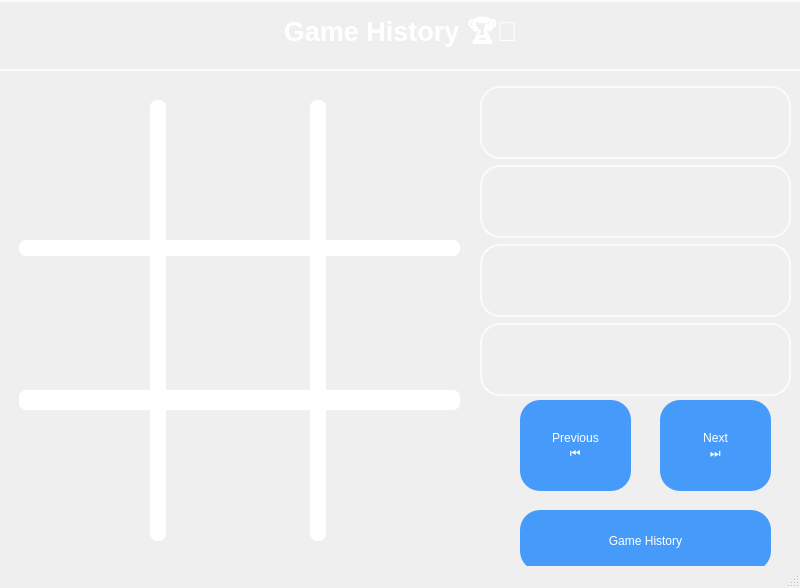
<?xml version="1.0" encoding="UTF-8"?>
<ui version="4.0">
 <class>Gamereplay</class>
 <widget class="QMainWindow" name="Gamereplay">
  <property name="geometry">
   <rect>
    <x>0</x>
    <y>0</y>
    <width>800</width>
    <height>588</height>
   </rect>
  </property>
  <property name="windowTitle">
   <string>MainWindow</string>
  </property>
  <property name="styleSheet">
   <string notr="true">QMainWindow {
    background: qlineargradient(
        spread: pad,
        x1: 0, y1: 0,
        x2: 1, y2: 1,
        stop: 0 rgba(0, 34, 133, 180),
        stop: 1 rgba(255, 255, 255, 80)
    );
}
</string>
  </property>
  <widget class="QWidget" name="centralwidget">
   <widget class="QLabel" name="label">
    <property name="geometry">
     <rect>
      <x>-20</x>
      <y>0</y>
      <width>841</width>
      <height>71</height>
     </rect>
    </property>
    <property name="font">
     <font>
      <family>Segoe UI</family>
      <pointsize>20</pointsize>
      <italic>false</italic>
      <bold>true</bold>
     </font>
    </property>
    <property name="styleSheet">
     <string notr="true">QLabel {
    background-color: qlineargradient(
        x1: 0, y1: 0,
        x2: 1, y2: 1,
        stop: 0 rgba(30, 60, 114, 150),   /* Dark Blue with transparency */
        stop: 1 rgba(42, 82, 152, 150)    /* Medium Blue with transparency */
    );
    color: white;
    font: bold 20pt &quot;Segoe UI&quot;;
    padding: 14px;
    border-radius: 20px;
    border: 2px solid rgba(255, 255, 255, 180); /* Semi-transparent white border */
    qproperty-alignment: AlignCenter;
}

QLabel:hover {
    background-color: qlineargradient(
        x1: 1, y1: 0,
        x2: 0, y2: 1,
        stop: 0 rgba(58, 28, 113, 180),   /* Dark purple */
        stop: 1 rgba(215, 109, 119, 180)  /* Pink with transparency */
    );
    color: #FFEB3B;
    border: 2px solid #FFEB3B;
}
</string>
    </property>
    <property name="text">
     <string>Game History 🏆📖</string>
    </property>
    <property name="alignment">
     <set>Qt::AlignmentFlag::AlignCenter</set>
    </property>
   </widget>
   <widget class="QPushButton" name="c_9">
    <property name="geometry">
     <rect>
      <x>319</x>
      <y>400</y>
      <width>141</width>
      <height>141</height>
     </rect>
    </property>
    <property name="styleSheet">
     <string notr="true">QPushButton {
    background-color: transparent;
    border: none;
}

QPushButton:hover {
    background: qlineargradient(spread:pad, x1:0, y1:0, x2:1, y2:1, stop:0 rgba(0, 0, 255, 255), stop:1 rgba(255, 255, 255, 255));
    border: none;
}</string>
    </property>
    <property name="text">
     <string/>
    </property>
    <property name="icon">
     <iconset>
      <normaloff>../Downloads/Adobe Express - file.png</normaloff>../Downloads/Adobe Express - file.png</iconset>
    </property>
    <property name="iconSize">
     <size>
      <width>150</width>
      <height>125</height>
     </size>
    </property>
   </widget>
   <widget class="QPushButton" name="c_5">
    <property name="geometry">
     <rect>
      <x>159</x>
      <y>250</y>
      <width>161</width>
      <height>151</height>
     </rect>
    </property>
    <property name="styleSheet">
     <string notr="true">QPushButton {
    background-color: transparent;
    border: none;
}

QPushButton:hover {
    background: qlineargradient(spread:pad, x1:0, y1:0, x2:1, y2:1, stop:0 rgba(0, 0, 255, 255), stop:1 rgba(255, 255, 255, 255));
    border: none;
}</string>
    </property>
    <property name="text">
     <string/>
    </property>
    <property name="icon">
     <iconset>
      <normaloff>../Downloads/Adobe Express - file.png</normaloff>../Downloads/Adobe Express - file.png</iconset>
    </property>
    <property name="iconSize">
     <size>
      <width>150</width>
      <height>120</height>
     </size>
    </property>
   </widget>
   <widget class="QLabel" name="upper">
    <property name="geometry">
     <rect>
      <x>19</x>
      <y>240</y>
      <width>441</width>
      <height>16</height>
     </rect>
    </property>
    <property name="font">
     <font>
      <fontweight>Thin</fontweight>
     </font>
    </property>
    <property name="styleSheet">
     <string notr="true">QLabel {
    background-color: rgba(255, 255, 255, 1); /* Neon white with 30% opacity */
    border: none;
    min-width: 0px;
    min-height: 0px;
    border-radius: 7px;
    box-shadow: 0 0 4px rgba(255, 255, 255, 1); /* Lighter neon glow */
}</string>
    </property>
    <property name="text">
     <string/>
    </property>
   </widget>
   <widget class="QLabel" name="Lower">
    <property name="geometry">
     <rect>
      <x>19</x>
      <y>390</y>
      <width>441</width>
      <height>20</height>
     </rect>
    </property>
    <property name="styleSheet">
     <string notr="true">QLabel {
    background-color: rgba(255, 255, 255, 1); /* Neon white with 30% opacity */
    border: none;
    min-width: 0px;
    min-height: 0px;
    border-radius: 7px;
    box-shadow: 0 0 4px rgba(255, 255, 255, 1); /* Lighter neon glow */
}</string>
    </property>
    <property name="text">
     <string/>
    </property>
   </widget>
   <widget class="QPushButton" name="c_3">
    <property name="geometry">
     <rect>
      <x>319</x>
      <y>100</y>
      <width>141</width>
      <height>151</height>
     </rect>
    </property>
    <property name="styleSheet">
     <string notr="true">QPushButton {
    background-color: transparent;
    border: none;
}

QPushButton:hover {
    background: qlineargradient(spread:pad, x1:0, y1:0, x2:1, y2:1, stop:0 rgba(0, 0, 255, 255), stop:1 rgba(255, 255, 255, 255));
    border: none;
}</string>
    </property>
    <property name="text">
     <string/>
    </property>
    <property name="icon">
     <iconset>
      <normaloff>../Downloads/Adobe Express - file.png</normaloff>../Downloads/Adobe Express - file.png</iconset>
    </property>
    <property name="iconSize">
     <size>
      <width>150</width>
      <height>125</height>
     </size>
    </property>
   </widget>
   <widget class="QPushButton" name="c_1">
    <property name="geometry">
     <rect>
      <x>19</x>
      <y>100</y>
      <width>141</width>
      <height>151</height>
     </rect>
    </property>
    <property name="font">
     <font>
      <pointsize>36</pointsize>
     </font>
    </property>
    <property name="styleSheet">
     <string notr="true">QPushButton {
    background-color: transparent;
    border: none;
}

QPushButton:hover {
    background: qlineargradient(spread:pad, x1:0, y1:0, x2:1, y2:1, stop:0 rgba(0, 0, 255, 255), stop:1 rgba(255, 255, 255, 255));
    border: none;
}</string>
    </property>
    <property name="text">
     <string/>
    </property>
    <property name="icon">
     <iconset>
      <normaloff>../Downloads/Adobe Express - file.png</normaloff>../Downloads/Adobe Express - file.png</iconset>
    </property>
    <property name="iconSize">
     <size>
      <width>150</width>
      <height>125</height>
     </size>
    </property>
   </widget>
   <widget class="QPushButton" name="c_2">
    <property name="geometry">
     <rect>
      <x>159</x>
      <y>100</y>
      <width>161</width>
      <height>151</height>
     </rect>
    </property>
    <property name="styleSheet">
     <string notr="true">QPushButton {
    background-color: transparent;
    border: none;
}

QPushButton:hover {
    background: qlineargradient(spread:pad, x1:0, y1:0, x2:1, y2:1, stop:0 rgba(0, 0, 255, 255), stop:1 rgba(255, 255, 255, 255));
    border: none;
}</string>
    </property>
    <property name="text">
     <string/>
    </property>
    <property name="icon">
     <iconset>
      <normaloff>../Downloads/Adobe Express - file (1).png</normaloff>../Downloads/Adobe Express - file (1).png</iconset>
    </property>
    <property name="iconSize">
     <size>
      <width>150</width>
      <height>120</height>
     </size>
    </property>
   </widget>
   <widget class="QPushButton" name="c_7">
    <property name="geometry">
     <rect>
      <x>19</x>
      <y>400</y>
      <width>141</width>
      <height>141</height>
     </rect>
    </property>
    <property name="styleSheet">
     <string notr="true">QPushButton {
    background-color: transparent;
    border: none;
}

QPushButton:hover {
    background: qlineargradient(spread:pad, x1:0, y1:0, x2:1, y2:1, stop:0 rgba(0, 0, 255, 255), stop:1 rgba(255, 255, 255, 255));
    border: none;
}</string>
    </property>
    <property name="text">
     <string/>
    </property>
    <property name="icon">
     <iconset>
      <normaloff>../Downloads/Adobe Express - file (1).png</normaloff>../Downloads/Adobe Express - file (1).png</iconset>
    </property>
    <property name="iconSize">
     <size>
      <width>150</width>
      <height>125</height>
     </size>
    </property>
   </widget>
   <widget class="QPushButton" name="c_6">
    <property name="geometry">
     <rect>
      <x>319</x>
      <y>250</y>
      <width>141</width>
      <height>151</height>
     </rect>
    </property>
    <property name="styleSheet">
     <string notr="true">QPushButton {
    background-color: transparent;
    border: none;
}

QPushButton:hover {
    background: qlineargradient(spread:pad, x1:0, y1:0, x2:1, y2:1, stop:0 rgba(0, 0, 255, 255), stop:1 rgba(255, 255, 255, 255));
    border: none;
}</string>
    </property>
    <property name="text">
     <string/>
    </property>
    <property name="icon">
     <iconset>
      <normaloff>../Downloads/Adobe Express - file (1).png</normaloff>../Downloads/Adobe Express - file (1).png</iconset>
    </property>
    <property name="iconSize">
     <size>
      <width>150</width>
      <height>125</height>
     </size>
    </property>
   </widget>
   <widget class="QLabel" name="Right">
    <property name="geometry">
     <rect>
      <x>150</x>
      <y>100</y>
      <width>16</width>
      <height>441</height>
     </rect>
    </property>
    <property name="styleSheet">
     <string notr="true">QLabel{
    background-color: rgba(255, 255, 255, 1); /* Neon white with 30% opacity */
    border: none;
    min-width: 0px;
    min-height: 0px;
    border-radius: 7px;
    box-shadow: 0 0 4px rgba(255, 255, 255, 1); /* Lighter neon glow */
}</string>
    </property>
    <property name="text">
     <string/>
    </property>
   </widget>
   <widget class="QPushButton" name="c_8">
    <property name="geometry">
     <rect>
      <x>159</x>
      <y>400</y>
      <width>161</width>
      <height>141</height>
     </rect>
    </property>
    <property name="styleSheet">
     <string notr="true">QPushButton {
    background-color: transparent;
    border: none;
}

QPushButton:hover {
    background: qlineargradient(spread:pad, x1:0, y1:0, x2:1, y2:1, stop:0 rgba(0, 0, 255, 255), stop:1 rgba(255, 255, 255, 255));
    border: none;
}</string>
    </property>
    <property name="text">
     <string/>
    </property>
    <property name="icon">
     <iconset>
      <normaloff>../Downloads/Adobe Express - file.png</normaloff>../Downloads/Adobe Express - file.png</iconset>
    </property>
    <property name="iconSize">
     <size>
      <width>150</width>
      <height>120</height>
     </size>
    </property>
   </widget>
   <widget class="QPushButton" name="c_4">
    <property name="geometry">
     <rect>
      <x>19</x>
      <y>250</y>
      <width>141</width>
      <height>151</height>
     </rect>
    </property>
    <property name="styleSheet">
     <string notr="true">QPushButton {
    background-color: transparent;
    border: none;
}

QPushButton:hover {
    background: qlineargradient(spread:pad, x1:0, y1:0, x2:1, y2:1, stop:0 rgba(0, 0, 255, 255), stop:1 rgba(255, 255, 255, 255));
    border: none;
}</string>
    </property>
    <property name="text">
     <string/>
    </property>
    <property name="icon">
     <iconset>
      <normaloff>../Downloads/Adobe Express - file (1).png</normaloff>../Downloads/Adobe Express - file (1).png</iconset>
    </property>
    <property name="iconSize">
     <size>
      <width>150</width>
      <height>125</height>
     </size>
    </property>
   </widget>
   <widget class="QLabel" name="left">
    <property name="geometry">
     <rect>
      <x>310</x>
      <y>100</y>
      <width>16</width>
      <height>441</height>
     </rect>
    </property>
    <property name="styleSheet">
     <string notr="true">QLabel#left {
    background-color: rgba(255, 255, 255, 1); /* Neon white with 30% opacity */
    border: none;
    min-width: 0px;
    min-height: 0px;
    border-radius: 7px;
    box-shadow: 0 0 4px rgba(255, 255, 255, 1); /* Lighter neon glow */
}</string>
    </property>
    <property name="lineWidth">
     <number>0</number>
    </property>
    <property name="text">
     <string/>
    </property>
   </widget>
   <widget class="QPushButton" name="prevButton">
    <property name="geometry">
     <rect>
      <x>520</x>
      <y>400</y>
      <width>111</width>
      <height>91</height>
     </rect>
    </property>
    <property name="styleSheet">
     <string notr="true">QPushButton {
    border: none;
    color: white;
    background-color: rgba(0, 120, 255, 180); /* أزرق شفاف */
    font: bold 14pt &quot;Arial&quot;;
    border-radius: 20px;
    padding: 8px;
}

QPushButton:hover {
    background-color: rgba(30, 144, 255, 220); /* أزرق أفتح عند المرور */
    font: bold 15pt &quot;Arial&quot;;
}

QPushButton:pressed {
    background-color: rgba(0, 80, 180, 255); /* أزرق داكن عند الضغط */
    font: bold 15pt &quot;Arial&quot;;
}
</string>
    </property>
    <property name="text">
     <string>Previous
⏮️</string>
    </property>
   </widget>
   <widget class="QPushButton" name="nextButton">
    <property name="geometry">
     <rect>
      <x>660</x>
      <y>400</y>
      <width>111</width>
      <height>91</height>
     </rect>
    </property>
    <property name="styleSheet">
     <string notr="true">QPushButton {
    border: none;
    color: white;
    background-color: rgba(0, 120, 255, 180); /* أزرق شفاف */
    font: bold 14pt &quot;Arial&quot;;
    border-radius: 20px;
    padding: 8px;
}

QPushButton:hover {
    background-color: rgba(30, 144, 255, 220); /* أزرق أفتح عند المرور */
    font: bold 15pt &quot;Arial&quot;;
}

QPushButton:pressed {
    background-color: rgba(0, 80, 180, 255); /* أزرق داكن عند الضغط */
    font: bold 15pt &quot;Arial&quot;;
}
</string>
    </property>
    <property name="text">
     <string>Next
⏭️</string>
    </property>
   </widget>
   <widget class="QPushButton" name="back_button">
    <property name="geometry">
     <rect>
      <x>520</x>
      <y>510</y>
      <width>251</width>
      <height>61</height>
     </rect>
    </property>
    <property name="styleSheet">
     <string notr="true">QPushButton {
    border: none;
    color: white;
    background-color: rgba(0, 120, 255, 180); /* أزرق شفاف */
    font: bold 11pt &quot;Arial&quot;;
    border-radius: 20px;
    padding: 8px;
}

QPushButton:hover {
    background-color: rgba(30, 144, 255, 220); /* أزرق أفتح عند المرور */
    font: bold 12pt &quot;Arial&quot;;
}

QPushButton:pressed {
    background-color: rgba(0, 80, 180, 255); /* أزرق داكن عند الضغط */
    font: bold 12pt &quot;Arial&quot;;
}
</string>
    </property>
    <property name="text">
     <string>Game History</string>
    </property>
   </widget>
   <widget class="QWidget" name="gridLayoutWidget">
    <property name="geometry">
     <rect>
      <x>480</x>
      <y>86</y>
      <width>311</width>
      <height>310</height>
     </rect>
    </property>
    <layout class="QGridLayout" name="gridLayout">
     <item row="0" column="0">
      <widget class="QLabel" name="X_label">
       <property name="font">
        <font>
         <family>Segoe UI</family>
         <pointsize>20</pointsize>
         <italic>false</italic>
         <bold>true</bold>
        </font>
       </property>
       <property name="styleSheet">
        <string notr="true">QLabel {
    background-color: qlineargradient(
        x1: 0, y1: 0,
        x2: 1, y2: 1,
        stop: 0 rgba(30, 60, 114, 150),   /* Dark Blue with transparency */
        stop: 1 rgba(42, 82, 152, 150)    /* Medium Blue with transparency */
    );
    color: white;
    font: bold 20pt &quot;Segoe UI&quot;;
    padding: 14px;
    border-radius: 20px;
    border: 2px solid rgba(255, 255, 255, 180); /* Semi-transparent white border */
    qproperty-alignment: AlignCenter;
}

QLabel:hover {
    background-color: qlineargradient(
        x1: 1, y1: 0,
        x2: 0, y2: 1,
        stop: 0 rgba(58, 28, 113, 180),   /* Dark purple */
        stop: 1 rgba(215, 109, 119, 180)  /* Pink with transparency */
    );
    color: #FFEB3B;
    border: 2px solid #FFEB3B;
}
</string>
       </property>
       <property name="text">
        <string/>
       </property>
       <property name="alignment">
        <set>Qt::AlignmentFlag::AlignCenter</set>
       </property>
      </widget>
     </item>
     <item row="2" column="0">
      <widget class="QLabel" name="winner_label">
       <property name="font">
        <font>
         <family>Segoe UI</family>
         <pointsize>20</pointsize>
         <italic>false</italic>
         <bold>true</bold>
        </font>
       </property>
       <property name="styleSheet">
        <string notr="true">QLabel {
    background-color: qlineargradient(
        x1: 0, y1: 0,
        x2: 1, y2: 1,
        stop: 0 rgba(30, 60, 114, 150),   /* Dark Blue with transparency */
        stop: 1 rgba(42, 82, 152, 150)    /* Medium Blue with transparency */
    );
    color: white;
    font: bold 20pt &quot;Segoe UI&quot;;
    padding: 14px;
    border-radius: 20px;
    border: 2px solid rgba(255, 255, 255, 180); /* Semi-transparent white border */
    qproperty-alignment: AlignCenter;
}

QLabel:hover {
    background-color: qlineargradient(
        x1: 1, y1: 0,
        x2: 0, y2: 1,
        stop: 0 rgba(58, 28, 113, 180),   /* Dark purple */
        stop: 1 rgba(215, 109, 119, 180)  /* Pink with transparency */
    );
    color: #FFEB3B;
    border: 2px solid #FFEB3B;
}
</string>
       </property>
       <property name="text">
        <string/>
       </property>
       <property name="alignment">
        <set>Qt::AlignmentFlag::AlignCenter</set>
       </property>
      </widget>
     </item>
     <item row="1" column="0">
      <widget class="QLabel" name="O_label">
       <property name="font">
        <font>
         <family>Segoe UI</family>
         <pointsize>20</pointsize>
         <italic>false</italic>
         <bold>true</bold>
        </font>
       </property>
       <property name="styleSheet">
        <string notr="true">QLabel {
    background-color: qlineargradient(
        x1: 0, y1: 0,
        x2: 1, y2: 1,
        stop: 0 rgba(30, 60, 114, 150),   /* Dark Blue with transparency */
        stop: 1 rgba(42, 82, 152, 150)    /* Medium Blue with transparency */
    );
    color: white;
    font: bold 20pt &quot;Segoe UI&quot;;
    padding: 14px;
    border-radius: 20px;
    border: 2px solid rgba(255, 255, 255, 180); /* Semi-transparent white border */
    qproperty-alignment: AlignCenter;
}

QLabel:hover {
    background-color: qlineargradient(
        x1: 1, y1: 0,
        x2: 0, y2: 1,
        stop: 0 rgba(58, 28, 113, 180),   /* Dark purple */
        stop: 1 rgba(215, 109, 119, 180)  /* Pink with transparency */
    );
    color: #FFEB3B;
    border: 2px solid #FFEB3B;
}
</string>
       </property>
       <property name="text">
        <string/>
       </property>
       <property name="alignment">
        <set>Qt::AlignmentFlag::AlignCenter</set>
       </property>
      </widget>
     </item>
     <item row="3" column="0">
      <widget class="QLabel" name="comment_label">
       <property name="font">
        <font>
         <family>Segoe UI</family>
         <pointsize>12</pointsize>
         <italic>false</italic>
         <bold>true</bold>
        </font>
       </property>
       <property name="styleSheet">
        <string notr="true">QLabel {
    background-color: qlineargradient(
        x1: 0, y1: 0,
        x2: 1, y2: 1,
        stop: 0 rgba(30, 60, 114, 150),   /* Dark Blue with transparency */
        stop: 1 rgba(42, 82, 152, 150)    /* Medium Blue with transparency */
    );
    color: white;
    font: bold 12pt &quot;Segoe UI&quot;;
    padding: 14px;
    border-radius: 20px;
    border: 2px solid rgba(255, 255, 255, 180); /* Semi-transparent white border */
    qproperty-alignment: AlignCenter;
}

QLabel:hover {
    background-color: qlineargradient(
        x1: 1, y1: 0,
        x2: 0, y2: 1,
        stop: 0 rgba(58, 28, 113, 180),   /* Dark purple */
        stop: 1 rgba(215, 109, 119, 180)  /* Pink with transparency */
    );
    color: #FFEB3B;
    border: 2px solid #FFEB3B;
}
</string>
       </property>
       <property name="text">
        <string/>
       </property>
       <property name="wordWrap">
        <bool>true</bool>
       </property>
      </widget>
     </item>
    </layout>
   </widget>
  </widget>
  <widget class="QMenuBar" name="menubar">
   <property name="geometry">
    <rect>
     <x>0</x>
     <y>0</y>
     <width>800</width>
     <height>25</height>
    </rect>
   </property>
  </widget>
  <widget class="QStatusBar" name="statusbar"/>
 </widget>
 <resources/>
 <connections/>
</ui>
